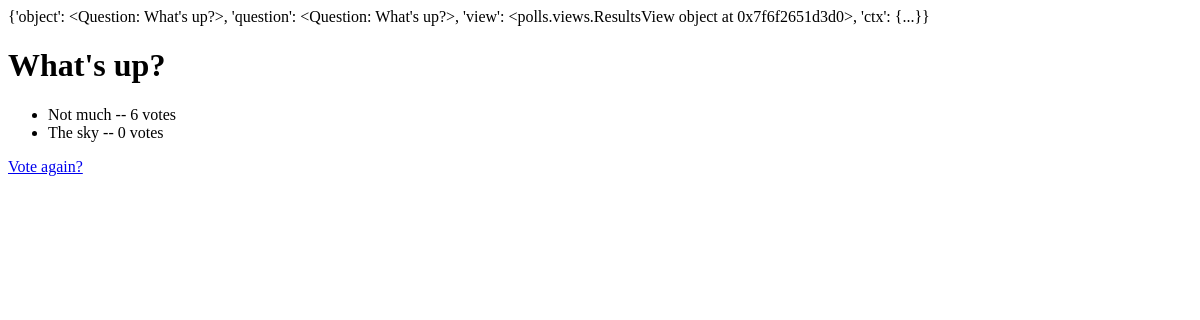
The page /polls/1/results/ (signed in) on the database as committed earlier.
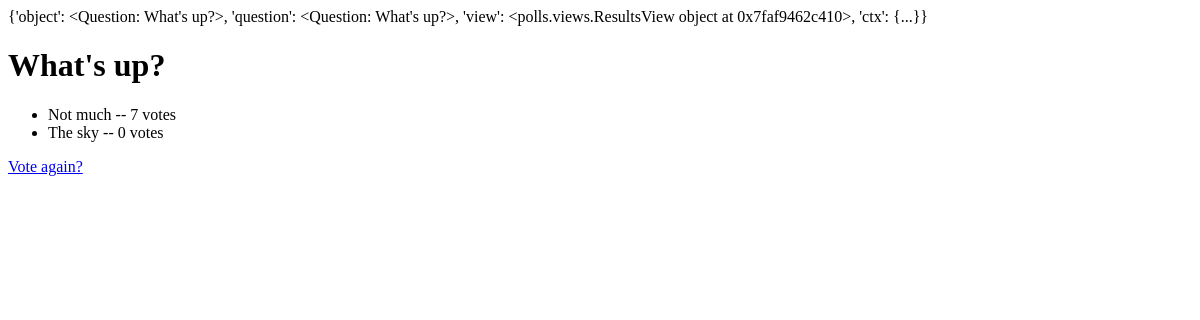
The same page on the database as committed later.
### polls/models.py (models this page shows, shortened)
class Question(models.Model):
    question_text = models.CharField(max_length=200)
    pub_date = models.DateTimeField('date published')
    def __str__(self):
        return self.question_text

class Choice(models.Model):
    question = models.ForeignKey(Question, on_delete=models.CASCADE)
    choice_text = models.CharField(max_length=200)
    votes = models.IntegerField(default=0)

### polls/views.py (the view)
# urls.py: path('<int:pk>/results/', views.ResultsView.as_view(), name='results'),
class ResultsView(generic.DetailView):
    model = Question
    template_name = 'polls/results.html'
    """Just to see what the context looks like. Will be displayed in results.html"""
    def get_context_data(self, **kwargs):
        ctx = super(ResultsView, self).get_context_data(**kwargs)
        ctx['ctx'] = ctx
        return ctx

### polls/templates/polls/results.html
<p> {{ctx}} </p>
<h1>{{ question.question_text }}</h1>
<ul>
{% for choice in question.choice_set.all %}
    <li>{{ choice.choice_text }} -- {{ choice.votes }} vote{{ choice.votes|pluralize }}</li>
{% endfor %}
</ul>
<a href="{% url 'polls:detail' question.id %}">Vote again?</a>

Rows that differ between the two databases and show on the page:
computed for Question "What's up?": question_text "{'object': <Question: What's up?>, 'question': <Question: What's up?>, 'view': <polls.views.ResultsView object at 0x7f6f2651d3d0>, 'ctx': {...}}" → "{'object': <Question: What's up?>, 'question': <Question: What's up?>, 'view': <polls.views.ResultsView object at 0x7faf9462c410>, 'ctx': {...}}"
changed Choice "Not much": votes "6" → "7"
